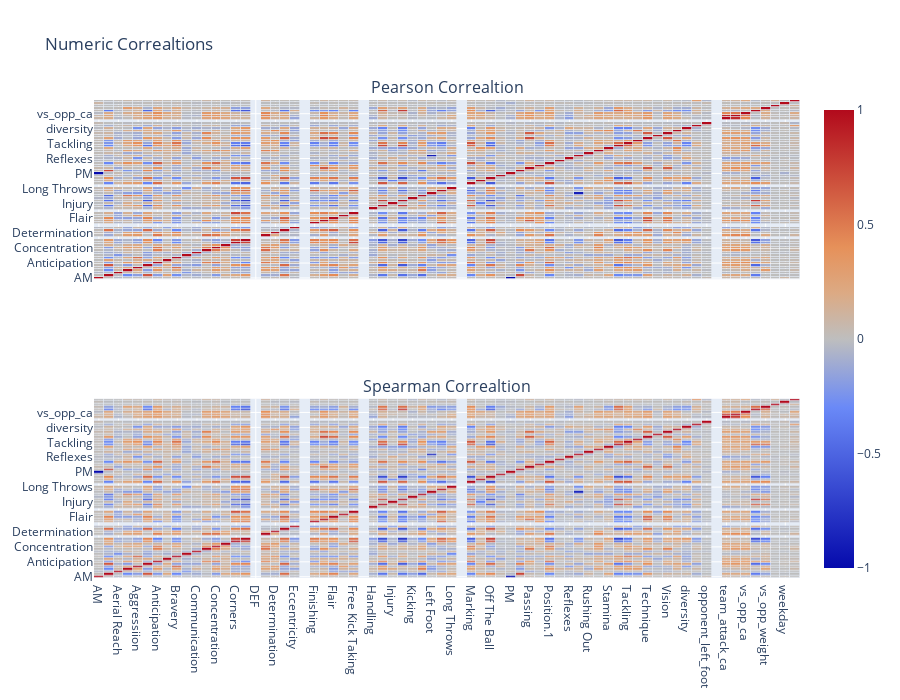

Notebook code cell kept with this figure:
### Code cell
# correlation for defenders
plotNumericCorrelations(X_train, y_train, 'DEF')

### Figure 1 — Plotly figure (JSON) as saved in the notebook; plotly's stock layout.template omitted (floating-point values rounded to 4 significant figures; data arrays with more than 128 entries replaced by an {"elided": "..."} marker saying what was removed)
{"data": [{"colorscale": [[1, "rgb(165,0,38)"], [0.8889, "rgb(215,48,39)"], [0.7778, "rgb(244,109,67)"], [0.6667, "rgb(253,174,97)"], [0.5556, "rgb(254,224,144)"], [0.4444, "rgb(224,243,248)"], [0.3333, "rgb(171,217,233)"], [0.2222, "rgb(116,173,209)"], [0.1111, "rgb(69,117,180)"], [0, "rgb(49,54,149)"]], "name": "pearson", "showscale": false, "type": "heatmap", "x": ["AM", "Acceleration", "Aerial Reach", "Age", "Aggressiion", "Agility", "Anticipation", "Balance", "Bravery", "Command Of Area", "Communication", "Composure", "Concentration", "Contest performance", "Corners", "Crossing", "DEF", "Decision", "Determination", "Dribbling", "Eccentricity", "FWD", "Finishing", "First Touch", "Flair", "Foul", "Free Kick Taking", "GK", "Handling", "Heading", "Injury", "Jumping Reach", "Kicking", "Leadership", "Left Foot", "Long Shots", "Long Throws", "MID", "Marking", "Natural Fitness", "Off The Ball", "One On Ones", "PM", "Pace", "Passing", "Penalty Taking", "Position.1", "Punching", "Reflexes", "Right Foot", "Rushing Out", "Stability", "Stamina", "Strength", "Tackling", "Teamwork", "Technique", "Throwing", "Vision", "Work Rate", "diversity", "minutes", "opponent_left_foot", "opponent_right_foot", "team_attack_ca", "team_defence_ca", "vs_opp_ca", "vs_opp_height", "vs_opp_weight", "was_home", "weekday", "total_points"], "xaxis": "x", "xgap": 0.7, "y": ["AM", "Acceleration", "Aerial Reach", "Age", "Aggressiion", "Agility", "Anticipation", "Balance", "Bravery", "Command Of Area", "Communication", "Composure", "Concentration", "Contest performance", "Corners", "Crossing", "DEF", "Decision", "Determination", "Dribbling", "Eccentricity", "FWD", "Finishing", "First Touch", "Flair", "Foul", "Free Kick Taking", "GK", "Handling", "Heading", "Injury", "Jumping Reach", "Kicking", "Leadership", "Left Foot", "Long Shots", "Long Throws", "MID", "Marking", "Natural Fitness", "Off The Ball", "One On Ones", "PM", "Pace", "Passing", "Penalty Taking", "Position.1", "Punching", "Reflexes", "Right Foot", "Rushing Out", "Stability", "Stamina", "Strength", "Tackling", "Teamwork", "Technique", "Throwing", "Vision", "Work Rate", "diversity", "minutes", "opponent_left_foot", "opponent_right_foot", "team_attack_ca", "team_defence_ca", "vs_opp_ca", "vs_opp_height", "vs_opp_weight", "was_home", "weekday", "total_points"], "yaxis": "y", "ygap": 0.7, "z": {"elided": "72x72 float values"}}, {"colorscale": [[1, "rgb(165,0,38)"], [0.8889, "rgb(215,48,39)"], [0.7778, "rgb(244,109,67)"], [0.6667, "rgb(253,174,97)"], [0.5556, "rgb(254,224,144)"], [0.4444, "rgb(224,243,248)"], [0.3333, "rgb(171,217,233)"], [0.2222, "rgb(116,173,209)"], [0.1111, "rgb(69,117,180)"], [0, "rgb(49,54,149)"]], "type": "heatmap", "x": ["AM", "Acceleration", "Aerial Reach", "Age", "Aggressiion", "Agility", "Anticipation", "Balance", "Bravery", "Command Of Area", "Communication", "Composure", "Concentration", "Contest performance", "Corners", "Crossing", "DEF", "Decision", "Determination", "Dribbling", "Eccentricity", "FWD", "Finishing", "First Touch", "Flair", "Foul", "Free Kick Taking", "GK", "Handling", "Heading", "Injury", "Jumping Reach", "Kicking", "Leadership", "Left Foot", "Long Shots", "Long Throws", "MID", "Marking", "Natural Fitness", "Off The Ball", "One On Ones", "PM", "Pace", "Passing", "Penalty Taking", "Position.1", "Punching", "Reflexes", "Right Foot", "Rushing Out", "Stability", "Stamina", "Strength", "Tackling", "Teamwork", "Technique", "Throwing", "Vision", "Work Rate", "diversity", "minutes", "opponent_left_foot", "opponent_right_foot", "team_attack_ca", "team_defence_ca", "vs_opp_ca", "vs_opp_height", "vs_opp_weight", "was_home", "weekday", "total_points"], "xaxis": "x2", "xgap": 0.7, "y": ["AM", "Acceleration", "Aerial Reach", "Age", "Aggressiion", "Agility", "Anticipation", "Balance", "Bravery", "Command Of Area", "Communication", "Composure", "Concentration", "Contest performance", "Corners", "Crossing", "DEF", "Decision", "Determination", "Dribbling", "Eccentricity", "FWD", "Finishing", "First Touch", "Flair", "Foul", "Free Kick Taking", "GK", "Handling", "Heading", "Injury", "Jumping Reach", "Kicking", "Leadership", "Left Foot", "Long Shots", "Long Throws", "MID", "Marking", "Natural Fitness", "Off The Ball", "One On Ones", "PM", "Pace", "Passing", "Penalty Taking", "Position.1", "Punching", "Reflexes", "Right Foot", "Rushing Out", "Stability", "Stamina", "Strength", "Tackling", "Teamwork", "Technique", "Throwing", "Vision", "Work Rate", "diversity", "minutes", "opponent_left_foot", "opponent_right_foot", "team_attack_ca", "team_defence_ca", "vs_opp_ca", "vs_opp_height", "vs_opp_weight", "was_home", "weekday", "total_points"], "yaxis": "y2", "ygap": 0.7, "z": {"elided": "72x72 float values"}}], "layout": {"annotations": [{"font": {"size": 16}, "showarrow": false, "text": "Pearson Correaltion", "x": 0.5, "xanchor": "center", "xref": "paper", "y": 1, "yanchor": "bottom", "yref": "paper"}, {"font": {"size": 16}, "showarrow": false, "text": "Spearman Correaltion", "x": 0.5, "xanchor": "center", "xref": "paper", "y": 0.375, "yanchor": "bottom", "yref": "paper"}], "height": 700, "hoverlabel": {"bgcolor": "white", "font": {"family": "Rockwell", "size": 16}}, "title": {"text": "Numeric Correaltions"}, "width": 900, "xaxis": {"anchor": "y", "domain": [0, 1], "matches": "x2", "showticklabels": false}, "xaxis2": {"anchor": "y2", "domain": [0, 1]}, "yaxis": {"anchor": "x", "domain": [0.625, 1]}, "yaxis2": {"anchor": "x2", "domain": [0, 0.375]}}}
